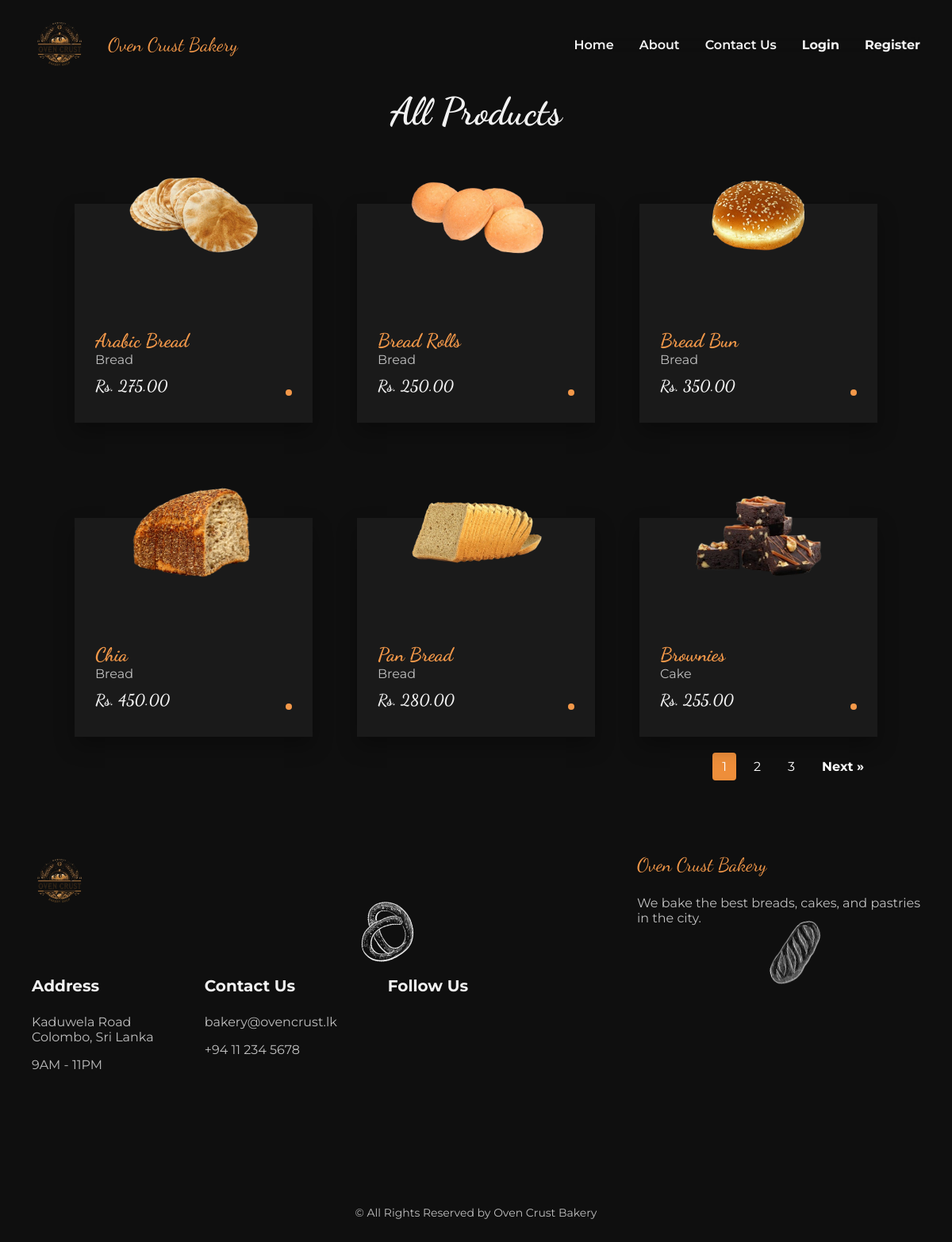
/Products.php, run on the app's committed database.
### tables this page shows
CREATE TABLE `tg_products` (
  `id` int(12) NOT NULL,
  `productId` varchar(12) NOT NULL,
  `productImage` varchar(255) NOT NULL,
  `productName` varchar(255) NOT NULL,
  `category` varchar(255) NOT NULL,
  `stockQuantity` int(12) NOT NULL,
  `price` int(12) NOT NULL
);

### Products.php (the view, shortened to what this page needs)
<?php
$conn = new mysqli(DB_SERVER, DB_USER, DB_PASSWORD, DB_NAME);
function fetchProducts($connection, $limit, $offset) {
    $query = "SELECT `productId`, `productImage`, `productName`, `category`, `price`
              FROM `tg_products` LIMIT $limit OFFSET $offset";
    $result = $connection->query($query);
    if ($result->num_rows > 0) {
        return $result;
    } else {
        return false;
    }
}
function countProducts($connection) {
    $query = "SELECT COUNT(*) AS total FROM `tg_products`";
    $result = $connection->query($query);
    $row = $result->fetch_assoc();
    return $row['total'];
}
$items_per_page = 6;
$page = isset($_GET['page']) ? (int)$_GET['page'] : 1;
$offset = ($page - 1) * $items_per_page;
$products = fetchProducts($conn, $items_per_page, $offset);
$total_products = countProducts($conn);
$total_pages = ceil($total_products / $items_per_page);
?>
<!DOCTYPE html>
   <html lang="en">
   <head>
      <link rel="stylesheet" href="https://cdnjs.cloudflare.com/ajax/libs/remixicon/3.7.0/remixicon.css">
      <link rel="stylesheet" href="<?php echo BASE_URL; ?>dist/css/main.css">
   </head>
   <body>
      <header class="header" id="header">
         <nav class="nav container">
            <img src="<?php echo BASE_URL; ?>dist/src/img/favicon1.png" alt="logoimage" class="logo_image">
            <a href="index" class="nav__logo">Oven Crust Bakery</a>
            <div class="nav__menu" id="nav-menu">
               <ul class="nav__list grid">
                  <li class="nav__item">
                     <a href="<?php echo BASE_URL ?>#home" class="nav__link">Home</a>
                  </li>
                  <li class="nav__item">
                     <a href="<?php echo BASE_URL; ?>#about" class="nav__link">About</a>
                  <li class="nav__item">
                     <a href="<?php echo BASE_URL; ?>#contact" class="nav__link">Contact Us</a>
                  </li>
                  <?php if (isset($_SESSION['logged_in']) && $_SESSION['logged_in'] == true): ?>
                     <li class="nav__item">
                        <div class='user'>
                        <a href="<?php echo BASE_URL; ?>Profile" class="profile-link" style="font-weight: 600; text-decoration: none; color: #fff; border-radius: 5px;"><?php echo htmlspecialchars($username); ?></a>                       </div>
                     </li>
                     <li class="nav__item">
                        <a href="user-Orders" style="font-weight: 600; text-decoration: none; color: #fff; border-radius: 5px;">
                        <div class="icon-container">
                           <i class="ri-shopping-cart-2-fill"></i>
                           <span class="custom-number"><?php echo htmlspecialchars($orderCount); ?></span>
                           </div>
                        </a>
                     </li>
                  <?php else: ?>
                     <li class="nav__item">
                        <a href="userLogin" class="nav__link"><b>Login</b></a>
                     </li>
                     <li class="nav__item">
                        <a href="userRegister" class="nav__link"><b>Register</b></a>
                     </li>
                  <?php endif; ?>
               </ul>
            </div>
         </nav>
      </header>
      <main class="main">
         <section class="favorite section" id="favorite">
            <h2 class="section__title">All Products</h2>
            <div class="Favourite__container container grid">
               <?php
               if ($products) {
                  while ($row = $products->fetch_assoc()) {
                     $productImage = htmlspecialchars($row['productImage']);
                     $productName = htmlspecialchars($row['productName']);
                     $category = htmlspecialchars($row['category']);
                     $price = htmlspecialchars($row['price']);
                     echo "
                     <article class='favorite__card'>
                        <img src='admin/$productImage' alt='Product Image' class='favorite__img'>
                        <div class='favorite__data'>
                           <h2 class='favorite__title'>$productName</h2>
                           <span class='favorite__subtitle'>$category</span>
                           <h3 class='favorite__price'>Rs. $price.00</h3>
                        </div>
                        <button class='favorite__button button' data-product-name=' $productName' data-product-price='$price'>
                           <i class='ri-add-line'></i>
                        </button>
                     </article>";
                  }
               } else {
                  echo "<p>No products found</p>";
               }
               ?>
            </div>
            <div class="pagination">
               <?php if ($total_pages > 1): ?>
                  <?php for ($i = 1; $i <= $total_pages; $i++): ?>
                     <a href="?page=<?php echo $i; ?>" class="<?php echo ($i == $page) ? 'active' : ''; ?>">
                           <?php echo $i; ?>
                     </a>
                  <?php endfor; ?>
                  <?php if ($page < $total_pages): ?>
                     <a href="?page=<?php echo $page + 1; ?>" class="next-page">Next »</a>
                  <?php endif; ?>
               <?php endif; ?>
            </div>
         </section>
      </main>
      <footer class="footer" id="footer">
         <div class="footer__container container grid">
            <div>
               <img src="<?php echo BASE_URL; ?>dist/src/img/favicon1.png" alt="logoimage" class="logo_image">
            </div>
            <div>
               <a href="#" class="footer__logo">Oven Crust Bakery</a>
               <p>
                  We bake the best breads, cakes, and pastries <br> in the city.
               </p>
            </div>
            <div class="footer__content grid">
               <div>
                  <h3 class="footer__title">Address</h3>
                  <ul class="footer__list">
                     <li>
                        <address class="footer__info">Kaduwela Road<br> Colombo, Sri Lanka</address>
                     </li>
                     <li>
                        <address class="footer__info">9AM - 11PM</address>
                     </li>
                  </ul>
               </div>
               <div>
                  <h3 class="footer__title">Contact Us</h3>
                  <ul class="footer__list">
                     <li>
                        <address class="footer__info"> bakery@ovencrust.lk</address>
                     </li>
                     <li>
                        <address class="footer__info">+94 11 234 5678</address>
                     </li>
                  </ul>
               </div>
               <div>
                  <h3 class="footer__title">Follow Us</h3>
               </div>
            </div>
            <img src="<?php echo BASE_URL; ?>dist/src/img/bread-4.png" alt="image" class="footer__img-1">
            <img src="<?php echo BASE_URL; ?>dist/src/img/bread-3.png" alt="image" class="footer__img-2">
         </div>
         <span class="footer__copy">
            &#169; All Rights Reserved by Oven Crust Bakery
         </span>
      </footer>
   </body>
</html>

### Products.php (style rules this page uses)
.pagination { margin: 20px 0; display: flex; justify-content: flex-end; }
.pagination a { margin: 0 5px !important; padding: 8px 12px; color: white !important; text-decoration: none; border-radius: 4px; }
.pagination a.active { background-color: hsl(28, 84%, 58%); }
.pagination a.prev-page, .pagination a.next-page { font-weight: bold; }

### data on the page
tg_products: productImage (picture), productName "Arabic Bread", category "Bread", price "275"
tg_products: productImage (picture), productName "Bread Rolls", category "Bread", price "250"
tg_products: productImage (picture), productName "Bread Bun", category "Bread", price "350"
tg_products: productImage (picture), productName "Chia", category "Bread", price "450"
tg_products: productImage (picture), productName "Pan Bread", category "Bread", price "280"
tg_products: productImage (picture), productName "Brownies", category "Cake", price "255"
